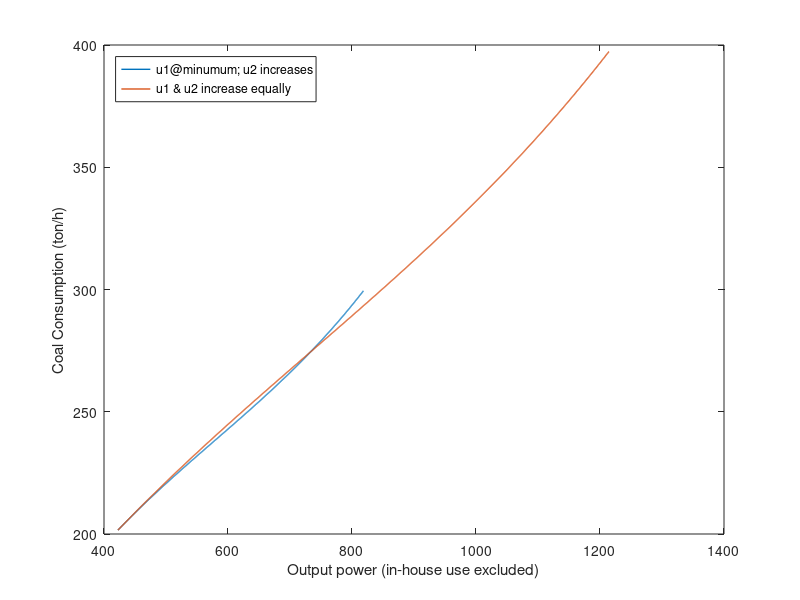
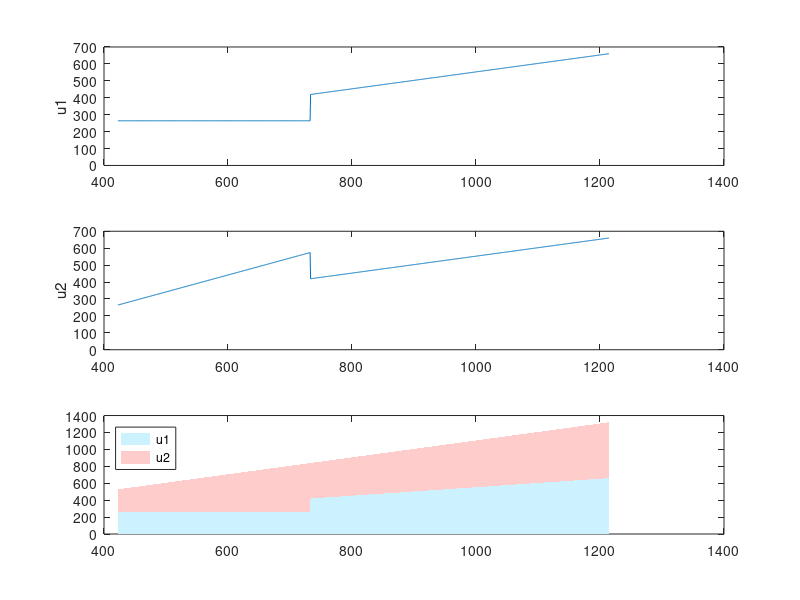

Source code (MATLAB) for these figures, in order:
clear
close all
clc
format compact

coal_nameplate = 660; % [MW]


%% One unit
% dx = 200;
% u_coal_unit = linspace(0.4,1,dx) * coal_nameplate;
% v_coal_unit = u_coal_unit-0.08*coal_nameplate;
% f_coal_unit = (266*linspace(0.4,1,dx).^2 -507*linspace(0.4,1,dx) + 542).*linspace(0.4,1,dx)*coal_nameplate/1e3; %[g/kWh]
% 
% v = v_coal_unit;
% f = f_coal_unit;
% 
% figure(1); clf; hold on; box on;
% plot(v, f, 'linewidth', 1);
% % plot(x([1,end]), y([1,end]), '--', 'color', [0.7 0.7 0.7])
% xlabel('Output power (in-house use excluded)');
% ylabel('Coal Consumption (ton/h)');


%% Two units 
dx = 1000; % 0.115275 sec
u_coal_unit = linspace(0.4,1,dx) * coal_nameplate;
v_coal_unit = u_coal_unit-0.08*coal_nameplate;
f_coal_unit = (266*linspace(0.4,1,dx).^2 -507*linspace(0.4,1,dx) + 542).*linspace(0.4,1,dx)*coal_nameplate/1e3; %[g/kWh]
u_min = min(u_coal_unit)*ones(1,dx);
v_min = min(v_coal_unit)*ones(1,dx);
f_min = min(f_coal_unit)*ones(1,dx);

% ==============================
u1a = u_min;
v1a = v_min;
f1a = f_min;
u2a = u_coal_unit;
v2a = v_coal_unit;
f2a = f_coal_unit;
ua = u1a + u2a;
va = v1a + v2a;
fa = f1a + f2a;

u1b = u_coal_unit;
v1b = v_coal_unit;
f1b = f_coal_unit;
u2b = u_coal_unit;
v2b = v_coal_unit;
f2b = f_coal_unit;
ub = u1b + u2b;
vb = v1b + v2b;
fb = f1b + f2b;

figure(2); clf; hold on; box on;
plot(va, fa, 'linewidth', 1);
plot(vb, fb, 'linewidth', 1);
xlabel('Output power (in-house use excluded)');
ylabel('Coal Consumption (ton/h)');
legend('u1@minumum; u2 increases', 'u1 & u2 increase equally');
set(legend, 'location', 'northwest');

% ==============================
u1a_extended = interp1(va, u1a, vb);
u2a_extended = interp1(va, u2a, vb);
v1a_extended = interp1(va, v1a, vb);
v2a_extended = interp1(va, v2a, vb);
fa_extended = interp1(va, fa, vb);
f = [fa_extended; fb];
[value, id_row] = min(f);

id_col = 1:length(id_row);
id = sub2ind([2,dx], id_row, id_col);

u1 = [u1a_extended; u1b];
u2 = [u2a_extended; u2b];
v1 = [v1a_extended; v1b];
v2 = [v2a_extended; v2b];
opt_f = value;
opt_u1 = u1(id);
opt_u2 = u2(id);
opt_v1 = v1(id);
opt_v2 = v2(id);
v_unique = vb;

% save('TwoUnitsClean', ...
%      'v_unique', 'opt_f', ...
%      'opt_u1', 'opt_u2', ...
%      'opt_v1', 'opt_v2', ...
%      'dx');

% ==========
figure(21); clf;
subplot(3,1,1);
plot(vb, opt_u1); hold on;
ylim([0 700]);
ylabel('u1');

subplot(3,1,2);
plot(vb, opt_u2); hold on;
ylim([0 700]);
ylabel('u2');

subplot(3,1,3);
ha = area(vb, [opt_u1; opt_u2]');
set(ha(1), 'facec', [0.8 0.95 1], 'edgecolor', 'none');
set(ha(2), 'facec', [1 0.8 0.8], 'edgecolor', 'none');
legend('u1', 'u2');
set(legend, 'location', 'northwest');


%% Three units;
% dx = 2000; % 0.115979 sec
% u_coal_unit = linspace(0.4,1,dx) * coal_nameplate;
% v_coal_unit = u_coal_unit-0.08*coal_nameplate;
% f_coal_unit = (266*linspace(0.4,1,dx).^2 -507*linspace(0.4,1,dx) + 542).*linspace(0.4,1,dx)*coal_nameplate/1e3; %[g/kWh]
% u_min = min(u_coal_unit)*ones(1,dx);
% v_min = min(v_coal_unit)*ones(1,dx);
% f_min = min(f_coal_unit)*ones(1,dx);
% 
% % ==============================
% u1a = u_min;
% v1a = v_min;
% f1a = f_min;
% u2a = u_min;
% v2a = v_min;
% f2a = f_min;
% u3a = u_coal_unit;
% v3a = v_coal_unit;
% f3a = f_coal_unit;
% ua = u1a + u2a + u3a;
% va = v1a + v2a + v3a;
% fa = f1a + f2a + f3a;
% 
% u1b = u_min;
% v1b = v_min;
% f1b = f_min;
% u2b = u_coal_unit;
% v2b = v_coal_unit;
% f2b = f_coal_unit;
% u3b = u_coal_unit;
% v3b = v_coal_unit;
% f3b = f_coal_unit;
% ub = u1b + u2b + u3b;
% vb = v1b + v2b + v3b;
% fb = f1b + f2b + f3b;
% 
% u1c = u_coal_unit;
% v1c = v_coal_unit;
% f1c = f_coal_unit;
% u2c = u_coal_unit;
% v2c = v_coal_unit;
% f2c = f_coal_unit;
% u3c = u_coal_unit;
% v3c = v_coal_unit;
% f3c = f_coal_unit;
% uc = u1c + u2c + u3c;
% vc = v1c + v2c + v3c;
% fc = f1c + f2c + f3c;
% 
% figure(3); clf; hold on; box on;
% plot(va, fa, 'linewidth', 1);
% plot(vb, fb, 'linewidth', 1);
% plot(vc, fc, 'linewidth', 1);
% xlabel('Output power (in-house use excluded)');
% ylabel('Coal Consumption (ton/h)');
% legend('2 plant2 @ minumum; 1 plants increase equally', '1 plant @ minumum; 2 plants increase equally', 'all three plants increase equally');
% set(legend, 'location', 'northwest');
% 
% % ==============================
% u1a_extended = interp1(va, u1a, vc);
% u2a_extended = interp1(va, u2a, vc);
% u3a_extended = interp1(va, u3a, vc);
% v1a_extended = interp1(va, v1a, vc);
% v2a_extended = interp1(va, v2a, vc);
% v3a_extended = interp1(va, v3a, vc);
% fa_extended = interp1(va, fa, vc);
% 
% u1b_extended = interp1(vb, u1b, vc);
% u2b_extended = interp1(vb, u2b, vc);
% u3b_extended = interp1(vb, u3b, vc);
% v1b_extended = interp1(vb, v1b, vc);
% v2b_extended = interp1(vb, v2b, vc);
% v3b_extended = interp1(vb, v3b, vc);
% fb_extended = interp1(vb, fb, vc);
% 
% f = [fa_extended; fb_extended; fc];
% [value, id_row] = min(f);
% 
% id_col = 1:length(id_row);
% id = sub2ind([3,dx], id_row, id_col);
% 
% u1 = [u1a_extended; u1b_extended; u1c];
% u2 = [u2a_extended; u2b_extended; u2c];
% u3 = [u3a_extended; u3b_extended; u3c];
% v1 = [v1a_extended; v1b_extended; v1c];
% v2 = [v2a_extended; v2b_extended; v2c];
% v3 = [v3a_extended; v3b_extended; v3c];
% opt_f = value;
% opt_u1 = u1(id);
% opt_u2 = u2(id);
% opt_u3 = u3(id);
% opt_v1 = v1(id);
% opt_v2 = v2(id);
% opt_v3 = v3(id);
% 
% v_unique = vc;
% 
% % save('ThreeUnitsClean', ...
% %      'v_unique', 'opt_f', ...
% %      'opt_u1', 'opt_u2', 'opt_u3', ...
% %      'opt_v1', 'opt_v2', 'opt_v3', ...
% %      'dx');
% 
% % ==========
% figure(31); clf;
% subplot(4,1,1);
% plot(vc, opt_u1, 'linewidth', 1); hold on;
% ylim([0 700]);
% ylabel('u1');
% 
% subplot(4,1,2);
% plot(vc, opt_u2, 'linewidth', 1); hold on;
% ylim([0 700]);
% ylabel('u2');
% 
% subplot(4,1,3);
% plot(vc, opt_u3, 'linewidth', 1); hold on;
% ylim([0 700]);
% ylabel('u3');
% 
% subplot(4,1,4);
% ha = area(vc, [opt_u1; opt_u2; opt_u3]', 'edgecolor', 'none');
% set(ha(1), 'facec', [0.8 0.95 1], 'edgecolor', 'none');
% set(ha(2), 'facec', [1 0.8 0.8], 'edgecolor', 'none');
% set(ha(3), 'facec', [1 0.8 0], 'edgecolor', 'none');
% legend('u1', 'u2', 'u3');
% set(legend, 'location', 'northwest');


%% Four units
% dx = 4000; % 0.132656 sec
% u_coal_unit = linspace(0.4,1,dx) * coal_nameplate;
% v_coal_unit = u_coal_unit-0.08*coal_nameplate;
% f_coal_unit = (266*linspace(0.4,1,dx).^2 -507*linspace(0.4,1,dx) + 542).*linspace(0.4,1,dx)*coal_nameplate/1e3; %[g/kWh]
% u_min = min(u_coal_unit)*ones(1,dx);
% v_min = min(v_coal_unit)*ones(1,dx);
% f_min = min(f_coal_unit)*ones(1,dx);
% 
% % ==============================
% u1a = u_min;
% v1a = v_min;
% f1a = f_min;
% u2a = u_min;
% v2a = v_min;
% f2a = f_min;
% u3a = u_min;
% v3a = v_min;
% f3a = f_min;
% u4a = u_coal_unit;
% v4a = v_coal_unit;
% f4a = f_coal_unit;
% ua = u1a + u2a + u3a + u4a;
% va = v1a + v2a + v3a + v4a;
% fa = f1a + f2a + f3a + f4a;
% 
% u1b = u_min;
% v1b = v_min;
% f1b = f_min;
% u2b = u_min;
% v2b = v_min;
% f2b = f_min;
% u3b = u_coal_unit;
% v3b = v_coal_unit;
% f3b = f_coal_unit;
% u4b = u_coal_unit;
% v4b = v_coal_unit;
% f4b = f_coal_unit;
% ub = u1b + u2b + u3b + u4b;
% vb = v1b + v2b + v3b + v4b;
% fb = f1b + f2b + f3b + f4b;
% 
% u1c = u_min;
% v1c = v_min;
% f1c = f_min;
% u2c = u_coal_unit;
% v2c = v_coal_unit;
% f2c = f_coal_unit;
% u3c = u_coal_unit;
% v3c = v_coal_unit;
% f3c = f_coal_unit;
% u4c = u_coal_unit;
% v4c = v_coal_unit;
% f4c = f_coal_unit;
% uc = u1c + u2c + u3c + u4c;
% vc = v1c + v2c + v3c + v4c;
% fc = f1c + f2c + f3c + f4c;
% 
% u1d = u_coal_unit;
% v1d = v_coal_unit;
% f1d = f_coal_unit;
% u2d = u_coal_unit;
% v2d = v_coal_unit;
% f2d = f_coal_unit;
% u3d = u_coal_unit;
% v3d = v_coal_unit;
% f3d = f_coal_unit;
% u4d = u_coal_unit;
% v4d = v_coal_unit;
% f4d = f_coal_unit;
% ud = u1d + u2d + u3d + u4d;
% vd = v1d + v2d + v3d + v4d;
% fd = f1d + f2d + f3d + f4d;
% 
% figure(4); clf; hold on; box on;
% plot(va, fa, 'linewidth', 1);
% plot(vb, fb, 'linewidth', 1);
% plot(vc, fc, 'linewidth', 1);
% plot(vd, fd, 'linewidth', 1);
% xlabel('Output power (in-house use excluded)');
% ylabel('Coal Consumption (ton/h)');
% legend('3 plants @ minumum; 1 plant increases', '2 plant2 @ minumum; 2 plants increase equally', '1 plant @ minumum; 3 plants increase equally', 'all three plants increase equally');
% set(legend, 'location', 'northwest');
% 
% % ==============================
% u1a_extended = interp1(va, u1a, vd);
% u2a_extended = interp1(va, u2a, vd);
% u3a_extended = interp1(va, u3a, vd);
% u4a_extended = interp1(va, u4a, vd);
% v1a_extended = interp1(va, v1a, vd);
% v2a_extended = interp1(va, v2a, vd);
% v3a_extended = interp1(va, v3a, vd);
% v4a_extended = interp1(va, v4a, vd);
% fa_extended = interp1(va, fa, vd);
% 
% u1b_extended = interp1(vb, u1b, vd);
% u2b_extended = interp1(vb, u2b, vd);
% u3b_extended = interp1(vb, u3b, vd);
% u4b_extended = interp1(vb, u4b, vd);
% v1b_extended = interp1(vb, v1b, vd);
% v2b_extended = interp1(vb, v2b, vd);
% v3b_extended = interp1(vb, v3b, vd);
% v4b_extended = interp1(vb, v4b, vd);
% fb_extended = interp1(vb, fb, vd);
% 
% u1c_extended = interp1(vc, u1c, vd);
% u2c_extended = interp1(vc, u2c, vd);
% u3c_extended = interp1(vc, u3c, vd);
% u4c_extended = interp1(vc, u4c, vd);
% v1c_extended = interp1(vc, v1c, vd);
% v2c_extended = interp1(vc, v2c, vd);
% v3c_extended = interp1(vc, v3c, vd);
% v4c_extended = interp1(vc, v4c, vd);
% fc_extended = interp1(vc, fc, vd);
% 
% f = [fa_extended; fb_extended; fc_extended; fd];
% [value, id_row] = min(f);
% 
% id_col = 1:length(id_row);
% id = sub2ind([4,dx], id_row, id_col);
% 
% u1 = [u1a_extended; u1b_extended; u1c_extended; u1d];
% u2 = [u2a_extended; u2b_extended; u2c_extended; u2d];
% u3 = [u3a_extended; u3b_extended; u3c_extended; u3d];
% u4 = [u4a_extended; u4b_extended; u4c_extended; u4d];
% v1 = [v1a_extended; v1b_extended; v1c_extended; v1d];
% v2 = [v2a_extended; v2b_extended; v2c_extended; v2d];
% v3 = [v3a_extended; v3b_extended; v3c_extended; v3d];
% v4 = [v4a_extended; v4b_extended; v4c_extended; v4d];
% opt_f = value;
% opt_u1 = u1(id);
% opt_u2 = u2(id);
% opt_u3 = u3(id);
% opt_u4 = u4(id);
% opt_v1 = v1(id);
% opt_v2 = v2(id);
% opt_v3 = v3(id);
% opt_v4 = v4(id);
% 
% v_unique = vd;
% 
% % save('FourUnitsClean', ...
% %      'v_unique', 'opt_f', ...
% %      'opt_u1', 'opt_u2', 'opt_u3', 'opt_u4', ...
% %      'opt_v1', 'opt_v2', 'opt_v3', 'opt_v4', ...
% %      'dx');
% 
% % ==========
% figure(41); clf;
% subplot(5,1,1);
% plot(vd, opt_u1, 'linewidth', 1); hold on;
% ylim([0 700]);
% ylabel('u1');
% 
% subplot(5,1,2);
% plot(vd, opt_u2, 'linewidth', 1); hold on;
% ylim([0 700]);
% ylabel('u2');
% 
% subplot(5,1,3);
% plot(vd, opt_u3, 'linewidth', 1); hold on;
% ylim([0 700]);
% ylabel('u3');
% 
% subplot(5,1,4);
% plot(vd, opt_u4, 'linewidth', 1); hold on;
% ylim([0 700]);
% ylabel('u4');
% 
% subplot(5,1,5);
% ha = area(vd, [opt_u1; opt_u2; opt_u3; opt_u4]', 'edgecolor', 'none');
% set(ha(1), 'facec', [0.8 0.95 1], 'edgecolor', 'none');
% set(ha(2), 'facec', [1 0.8 0.8], 'edgecolor', 'none');
% set(ha(3), 'facec', [1 0.8 0], 'edgecolor', 'none');
% legend('u1', 'u2', 'u3', 'u4');
% set(legend, 'location', 'northwest');


%% Five units
% dx = 6000; % 0.138804 sec
% u_coal_unit = linspace(0.4,1,dx) * coal_nameplate;
% v_coal_unit = u_coal_unit-0.08*coal_nameplate;
% f_coal_unit = (266*linspace(0.4,1,dx).^2 -507*linspace(0.4,1,dx) + 542).*linspace(0.4,1,dx)*coal_nameplate/1e3; %[g/kWh]
% u_min = min(u_coal_unit)*ones(1,dx);
% v_min = min(v_coal_unit)*ones(1,dx);
% f_min = min(f_coal_unit)*ones(1,dx);
% 
% % ==============================
% u1a = u_min;
% v1a = v_min;
% f1a = f_min;
% u2a = u_min;
% v2a = v_min;
% f2a = f_min;
% u3a = u_min;
% v3a = v_min;
% f3a = f_min;
% u4a = u_min;
% v4a = v_min;
% f4a = f_min;
% u5a = u_coal_unit;
% v5a = v_coal_unit;
% f5a = f_coal_unit;
% ua = u1a + u2a + u3a + u4a + u5a;
% va = v1a + v2a + v3a + v4a + v5a;
% fa = f1a + f2a + f3a + f4a + f5a;
% 
% u1b = u_min;
% v1b = v_min;
% f1b = f_min;
% u2b = u_min;
% v2b = v_min;
% f2b = f_min;
% u3b = u_min;
% v3b = v_min;
% f3b = f_min;
% u4b = u_coal_unit;
% v4b = v_coal_unit;
% f4b = f_coal_unit;
% u5b = u_coal_unit;
% v5b = v_coal_unit;
% f5b = f_coal_unit;
% ub = u1b + u2b + u3b + u4b + u5b;
% vb = v1b + v2b + v3b + v4b + v5b;
% fb = f1b + f2b + f3b + f4b + f5b;
% 
% u1c = u_min;
% v1c = v_min;
% f1c = f_min;
% u2c = u_min;
% v2c = v_min;
% f2c = f_min;
% u3c = u_coal_unit;
% v3c = v_coal_unit;
% f3c = f_coal_unit;
% u4c = u_coal_unit;
% v4c = v_coal_unit;
% f4c = f_coal_unit;
% u5c = u_coal_unit;
% v5c = v_coal_unit;
% f5c = f_coal_unit;
% uc = u1c + u2c + u3c + u4c + u5c;
% vc = v1c + v2c + v3c + v4c + v5c;
% fc = f1c + f2c + f3c + f4c + f5c;
% 
% u1d = u_min;
% v1d = v_min;
% f1d = f_min;
% u2d = u_coal_unit;
% v2d = v_coal_unit;
% f2d = f_coal_unit;
% u3d = u_coal_unit;
% v3d = v_coal_unit;
% f3d = f_coal_unit;
% u4d = u_coal_unit;
% v4d = v_coal_unit;
% f4d = f_coal_unit;
% u5d = u_coal_unit;
% v5d = v_coal_unit;
% f5d = f_coal_unit;
% ud = u1d + u2d + u3d + u4d + u5d;
% vd = v1d + v2d + v3d + v4d + v5d;
% fd = f1d + f2d + f3d + f4d + f5d;
% 
% u1e = u_coal_unit;
% v1e = v_coal_unit;
% f1e = f_coal_unit;
% u2e = u_coal_unit;
% v2e = v_coal_unit;
% f2e = f_coal_unit;
% u3e = u_coal_unit;
% v3e = v_coal_unit;
% f3e = f_coal_unit;
% u4e = u_coal_unit;
% v4e = v_coal_unit;
% f4e = f_coal_unit;
% u5e = u_coal_unit;
% v5e = v_coal_unit;
% f5e = f_coal_unit;
% ue = u1e + u2e + u3e + u4e + u5e;
% ve = v1e + v2e + v3e + v4e + v5e;
% fe = f1e + f2e + f3e + f4e + f5e;
% 
% figure(5); clf; hold on; box on;
% plot(va, fa, 'linewidth', 1);
% plot(vb, fb, 'linewidth', 1);
% plot(vc, fc, 'linewidth', 1);
% plot(vd, fd, 'linewidth', 1);
% plot(ve, fe, 'linewidth', 1);
% xlabel('Output power (in-house use excluded)');
% ylabel('Coal Consumption (ton/h)');
% legend('4 plants @ minumum; 1 plant increases', '3 plants @ minumum; 1 plant increases', '2 plant2 @ minumum; 2 plants increase equally', '1 plant @ minumum; 3 plants increase equally', 'all three plants increase equally');
% set(legend, 'location', 'southeast');
% 
% % ==============================
% u1a_extended = interp1(va, u1a, ve);
% u2a_extended = interp1(va, u2a, ve);
% u3a_extended = interp1(va, u3a, ve);
% u4a_extended = interp1(va, u4a, ve);
% u5a_extended = interp1(va, u5a, ve);
% v1a_extended = interp1(va, v1a, ve);
% v2a_extended = interp1(va, v2a, ve);
% v3a_extended = interp1(va, v3a, ve);
% v4a_extended = interp1(va, v4a, ve);
% v5a_extended = interp1(va, v5a, ve);
% fa_extended = interp1(va, fa, ve);
% 
% u1b_extended = interp1(vb, u1b, ve);
% u2b_extended = interp1(vb, u2b, ve);
% u3b_extended = interp1(vb, u3b, ve);
% u4b_extended = interp1(vb, u4b, ve);
% u5b_extended = interp1(vb, u5b, ve);
% v1b_extended = interp1(vb, v1b, ve);
% v2b_extended = interp1(vb, v2b, ve);
% v3b_extended = interp1(vb, v3b, ve);
% v4b_extended = interp1(vb, v4b, ve);
% v5b_extended = interp1(vb, v5b, ve);
% fb_extended = interp1(vb, fb, ve);
% 
% u1c_extended = interp1(vc, u1c, ve);
% u2c_extended = interp1(vc, u2c, ve);
% u3c_extended = interp1(vc, u3c, ve);
% u4c_extended = interp1(vc, u4c, ve);
% u5c_extended = interp1(vc, u5c, ve);
% v1c_extended = interp1(vc, v1c, ve);
% v2c_extended = interp1(vc, v2c, ve);
% v3c_extended = interp1(vc, v3c, ve);
% v4c_extended = interp1(vc, v4c, ve);
% v5c_extended = interp1(vc, v5c, ve);
% fc_extended = interp1(vc, fc, ve);
% 
% u1d_extended = interp1(vd, u1d, ve);
% u2d_extended = interp1(vd, u2d, ve);
% u3d_extended = interp1(vd, u3d, ve);
% u4d_extended = interp1(vd, u4d, ve);
% u5d_extended = interp1(vd, u5d, ve);
% v1d_extended = interp1(vd, v1d, ve);
% v2d_extended = interp1(vd, v2d, ve);
% v3d_extended = interp1(vd, v3d, ve);
% v4d_extended = interp1(vd, v4d, ve);
% v5d_extended = interp1(vd, v5d, ve);
% fd_extended = interp1(vd, fd, ve);
% 
% f = [fa_extended; fb_extended; fc_extended; fd_extended; fe];
% [value, id_row] = min(f);
% 
% id_col = 1:length(id_row);
% id = sub2ind([5,dx], id_row, id_col);
% 
% u1 = [u1a_extended; u1b_extended; u1c_extended; u1d_extended; u1e];
% u2 = [u2a_extended; u2b_extended; u2c_extended; u2d_extended; u2e];
% u3 = [u3a_extended; u3b_extended; u3c_extended; u3d_extended; u3e];
% u4 = [u4a_extended; u4b_extended; u4c_extended; u4d_extended; u4e];
% u5 = [u5a_extended; u5b_extended; u5c_extended; u5d_extended; u5e];
% v1 = [v1a_extended; v1b_extended; v1c_extended; v1d_extended; v1e];
% v2 = [v2a_extended; v2b_extended; v2c_extended; v2d_extended; v2e];
% v3 = [v3a_extended; v3b_extended; v3c_extended; v3d_extended; v3e];
% v4 = [v4a_extended; v4b_extended; v4c_extended; v4d_extended; v4e];
% v5 = [v5a_extended; v5b_extended; v5c_extended; v5d_extended; v5e];
% opt_f = value;
% opt_u1 = u1(id);
% opt_u2 = u2(id);
% opt_u3 = u3(id);
% opt_u4 = u4(id);
% opt_u5 = u5(id);
% opt_v1 = v1(id);
% opt_v2 = v2(id);
% opt_v3 = v3(id);
% opt_v4 = v4(id);
% opt_v5 = v5(id);
% 
% v_unique = ve;
% 
% % save('FiveUnitsClean', ...
% %      'v_unique', 'opt_f', ...
% %      'opt_u1', 'opt_u2', 'opt_u3', 'opt_u4', 'opt_u5', ...
% %      'opt_v1', 'opt_v2', 'opt_v3', 'opt_v4', 'opt_v5', ...
% %      'dx');
% 
% % ==========
% figure(51); clf;
% subplot(6,1,1);
% plot(ve, opt_u1, 'linewidth', 1); hold on;
% ylim([0 700]);
% ylabel('u1');
% 
% subplot(6,1,2);
% plot(ve, opt_u2, 'linewidth', 1); hold on;
% ylim([0 700]);
% ylabel('u2');
% 
% subplot(6,1,3);
% plot(ve, opt_u3, 'linewidth', 1); hold on;
% ylim([0 700]);
% ylabel('u3');
% 
% subplot(6,1,4);
% plot(ve, opt_u4, 'linewidth', 1); hold on;
% ylim([0 700]);
% ylabel('u4');
% 
% subplot(6,1,5);
% plot(ve, opt_u5, 'linewidth', 1); hold on;
% ylim([0 700]);
% ylabel('u5');
% 
% subplot(6,1,6);
% ha = area(ve, [opt_u1; opt_u2; opt_u3; opt_u4; opt_u5]', 'edgecolor', 'none');
% set(ha(1), 'facec', [0.8 0.95 1], 'edgecolor', 'none');
% set(ha(2), 'facec', [1 0.8 0.8], 'edgecolor', 'none');
% set(ha(3), 'facec', [1 0.8 0], 'edgecolor', 'none');
% set(ha(4), 'facec', [0.95 0.95 0], 'edgecolor', 'none');
% set(ha(5), 'facec', [0.5 1 0.5], 'edgecolor', 'none');
% legend('u1', 'u2', 'u3', 'u4', 'u5');
% set(legend, 'location', 'east');
